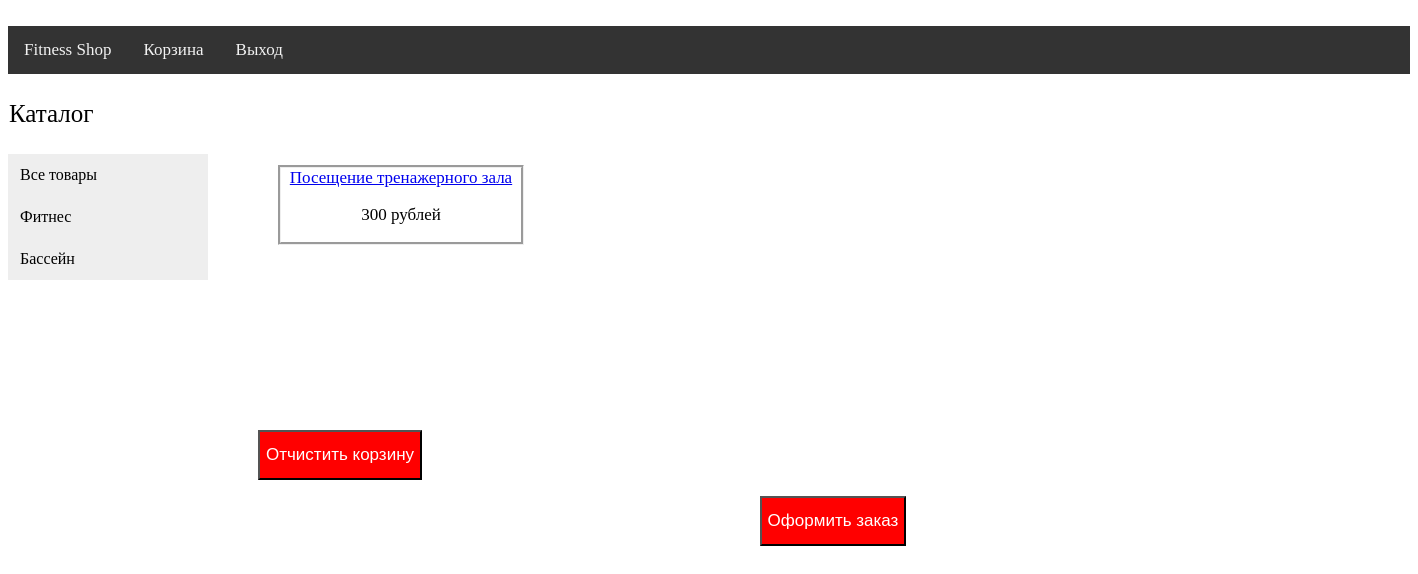
/busket (signed in), run on the app's committed database.
### app.py (models this page shows)
class Collection(db.Model):  # раздел магазина
    id = db.Column(db.Integer, primary_key=True)
    title = db.Column(db.String(50), nullable=False)
    trans = db.Column(db.String(50), nullable=False)

class Item(db.Model):  # товар
    id = db.Column(db.Integer, primary_key=True)
    title = db.Column(db.String(100), nullable=False)
    descr = db.Column(db.String(500), nullable=False)
    price = db.Column(db.Integer, nullable=False)
    collect = db.Column(db.Integer, db.ForeignKey('collection.id'), nullable=False)

### app.py (the view)
@login_manager.user_loader  # для доступа нужно авторизоваться
@app.route('/busket')  # корзина
def busket():
    items = db.session.query(
        Item, ItemInBusket).filter(Item.id == ItemInBusket.item_id, ItemInBusket.user_id == current_user.id).all()
    return render_template('Busket.html', items=items, collections=Collection.query.all(), user_=current_user, col=None)

### app.py (called while the page is built)
@login_manager.user_loader  # загрузка пользователя
def load_user(user_id):
    return db.session.query(User).get(user_id)

### templates/Busket.html
{% extends 'ShopMenu.html' %}
{% block main %}
<div class='catalog' align='center'>
{% if items|length!=0 %}
{% for g in items %}
<div class='item' align='center'>
<a href='/tovary/{{ g.Item.id }}' title='{{ g.Item.title }}'>{{ g.Item.title }}</a>
<p>{{g.Item.price}} рублей</p>
</div>
{% endfor %}
</div>
<div class="container_but">
<form action='/busket/del' method='post'>
<button class='add' title='Отчистить корзину' >Отчистить корзину</button></form>
<form action='order' method='post' align='center'>
<button class='add'>Оформить заказ</button>
</form>
</div>
{% else %}
<span>Ваша корзина пуста</span>
{% endif %}
{% endblock %}

### templates/ShopMenu.html
﻿{% extends 'ShopBase.html' %}
{% block content %}
<div class='content'>
<div class='vertical-menu'>
<p class='catal'>Каталог</p>
{% if col.trans=='Все товары' %}
<a href='/tovary' class='active'>Все товары</a>
{% else %}
<a href='/tovary' class='link'>Все товары</a>
{% endif %}
{% for c in collections %}
{% if c.title==col %}
<a href='/{{ c.title }}' class='active'>{{ c.trans }}</a>
{% else %}
<a href='/{{ c.title }}' class='link'>{{ c.trans }}</a>
{% endif %}
{% endfor %}
</div>
{% block main %}
{% endblock %}
</div>
{% endblock %}

### templates/ShopBase.html (style rules this page uses)
.vertical-menu { width: 200px; }
.vertical-menu a { background-color: #eee; color: black; display: block; padding: 12px; text-decoration: none; }
.catal { font-size: 25px; padding: 1px; }
.catalog { top: -50px; width: 1150px; margin: 0px 0px 0px 250px; position: absolute; top: 150px; }
.container_but { top: -50px; width: 1150px; margin: 0px 0px 0px 250px; position: relative; top: 150px; }
.item { vertical-align: top; border-style: groove; display: inline-block; position: relative; text-align: center; float: left; width: 240px; margin-left: 20px; overflow: hidden; text-overflow: ellipsis; margin-top: 15px; font-size: 17px; }
button.add { background: red; color: white; height: 50px; font-size: 1.0625rem; cursor: pointer; }
.content { height: 100%; margin: 0px 0px 0px 0px; }

### data on the page
Collection: trans "Фитнес"
Collection: trans "Бассейн"
Item: Item "Посещение тренажерного зала", Item.price "300"
